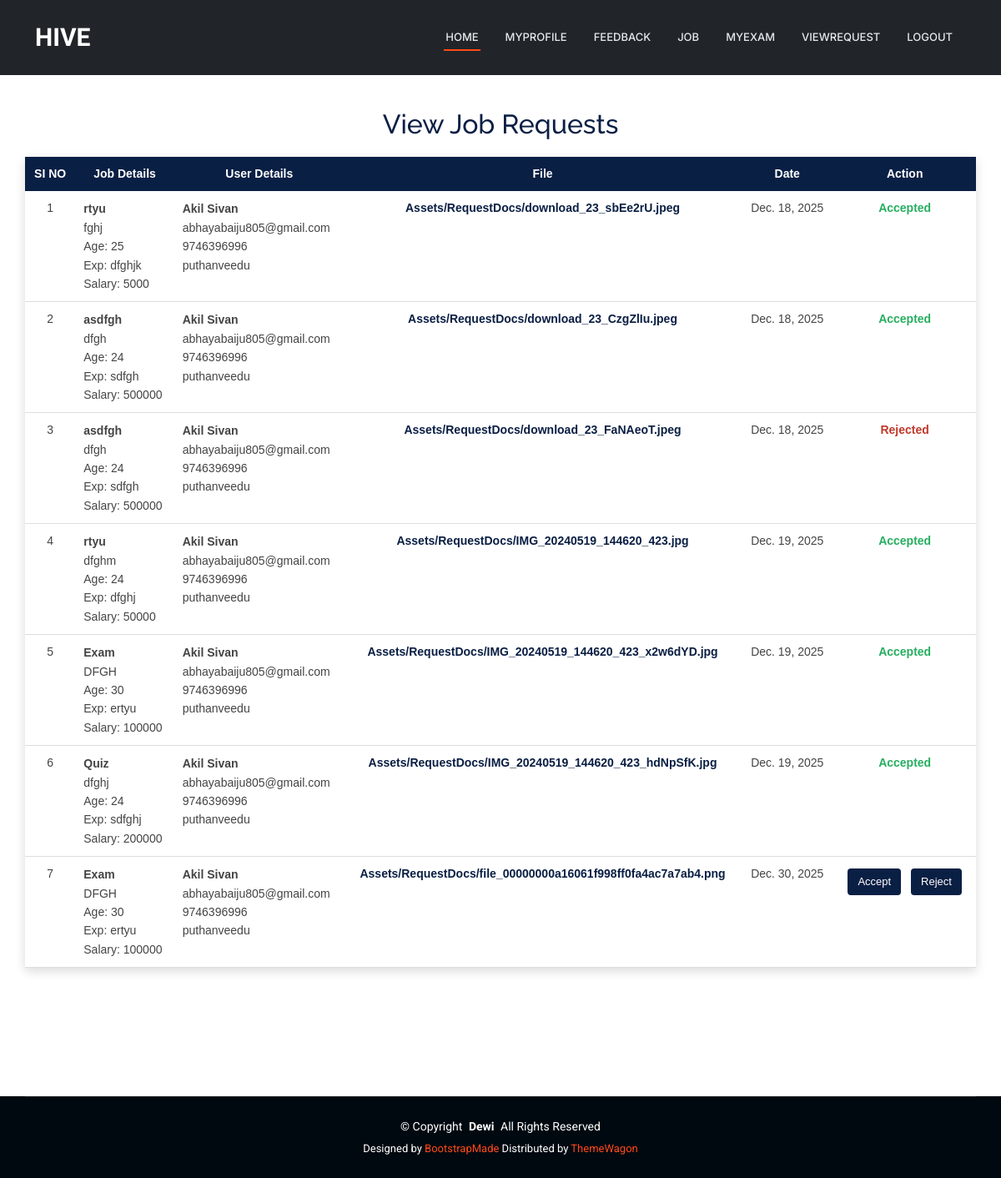
/JobProvider/ViewRequest/ (signed in), run on an earlier commit of the app's database.
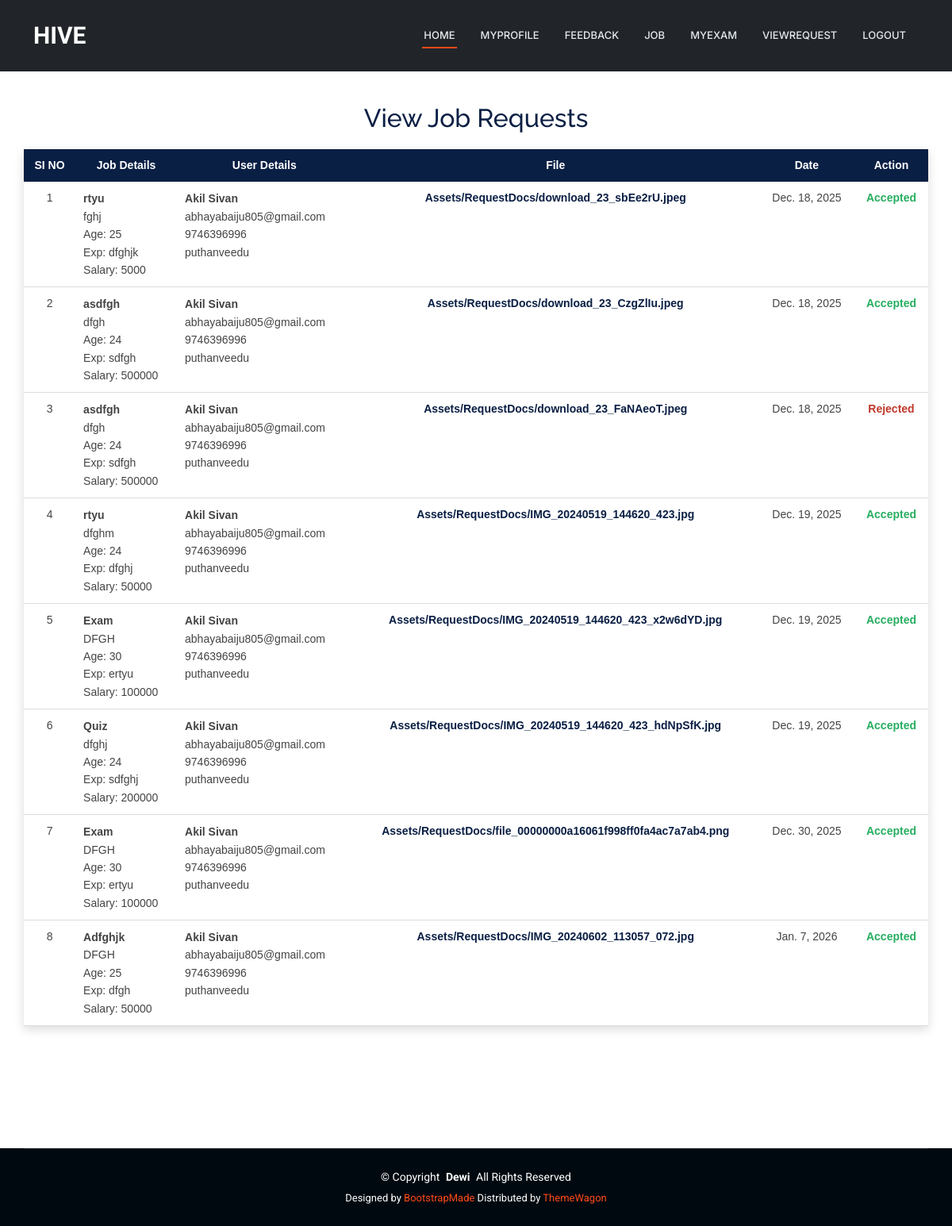
And on a later commit of the database.
### User/models.py (models this page shows)
class tbl_request(models.Model):
    request_date=models.DateField(auto_now_add=True)
    request_status=models.IntegerField(default=0)
    request_file=models.FileField(upload_to="Assets/RequestDocs/")
    job_id=models.ForeignKey(tbl_job,on_delete=models.CASCADE)
    user_id=models.ForeignKey(tbl_user,on_delete=models.CASCADE)

### JobProvider/models.py (models this page shows)
class tbl_job(models.Model):
    job_title=models.CharField(max_length=50)
    job_content=models.CharField(max_length=50)
    job_requriedage=models.CharField(max_length=50)
    job_experience=models.CharField(max_length=50)
    job_salary=models.CharField(max_length=50)
    job_lastdate=models.DateField()
    job_date=models.DateField(auto_now_add=True)
    job_status=models.IntegerField(default=0)
    jobprovider_id=models.ForeignKey(tbl_jobprovider,on_delete=models.CASCADE)
    jobcategory_id=models.ForeignKey(tbl_jobcategory,on_delete=models.CASCADE)
    jobtype_id=models.ForeignKey(tbl_jobtype,on_delete=models.CASCADE)

### Guest/models.py (models this page shows)
class tbl_user(models.Model):
    user_name = models.CharField(max_length=50)
    user_email = models.CharField(max_length=50)
    user_contact = models.CharField(max_length=50)
    user_address = models.CharField(max_length=100)
    user_gender = models.CharField(max_length=50)
    user_dob = models.DateField()
    user_password = models.CharField(max_length=50)
    user_photo = models.FileField(upload_to="Assets/UserDocs/")
    place = models.ForeignKey(tbl_place,on_delete=models.CASCADE)

### JobProvider/views.py (the view)
# urls.py: path('ViewRequest/',views.ViewRequest,name="ViewRequest"),
def ViewRequest(request):
    viewrequestdata=tbl_request.objects.filter(user_id=request.session['uid'])
    return render(request,"JobProvider/ViewRequest.html",{"viewrequestdata":viewrequestdata})

### JobProvider/Templates/JobProvider/ViewRequest.html (shortened to what this page needs)
{% extends 'JobProvider/Header.html' %}
{% block content %}
<head>
</head>
<div class="jp-request-wrapper">
    <h2 class="jp-request-title">View Job Requests</h2>
    <table class="jp-request-table">
        <thead>
            <tr>
                <th>SI NO</th>
                <th>Job Details</th>
                <th>User Details</th>
                <th>File</th>
                <th>Date</th>
                <th>Action</th>
            </tr>
        </thead>
        <tbody>
            {% for i in viewrequestdata %}
            <tr>
                <td align="center">{{ forloop.counter }}</td>
                <td class="jp-request-job">
                    <strong>{{ i.job_id.job_title }}</strong><br>
                    {{ i.job_id.job_content }}<br>
                    Age: {{ i.job_id.job_requriedage }}<br>
                    Exp: {{ i.job_id.job_experience }}<br>
                    Salary: {{ i.job_id.job_salary }}
                </td>
                <td class="jp-request-user">
                    <strong>{{ i.user_id.user_name }}</strong><br>
                    {{ i.user_id.user_email }}<br>
                    {{ i.user_id.user_contact }}<br>
                    {{ i.user_id.user_address }}
                </td>
                <td class="jp-request-file">
                    {{ i.request_file }}
                </td>
                <td align="center">
                    {{ i.request_date }}
                </td>
                <td class="jp-request-actions" align="center">
                    {% if i.request_status == 0 %}
                        <a href="{% url 'JobProvider:Accept' i.id %}">Accept</a>
                        <a href="{% url 'JobProvider:Reject' i.id %}">Reject</a>
                    {% elif i.request_status == 1 %}
                        <span class="jp-status-accepted">Accepted</span>
                    {% elif i.request_status == 2 %}
                        <span class="jp-status-rejected">Rejected</span>
                    {% endif %}
                </td>
            </tr>
            {% endfor %}
        </tbody>
    </table>
</div>
{% endblock %}

What changed in the data, as far as the page shows it:
changed tbl_request "Assets/RequestDocs/file_00000000a16061f998ff0fa4ac7a7ab4.png": request_status "Accept Reject" → "Accepted"
added tbl_request: job_id.job_title "Adfghjk", job_id.job_content "DFGH", job_id.job_requriedage "25", job_id.job_experience "dfgh", job_id.job_salary "50000", user_id.user_name "Akil Sivan", user_id.user_email "abhayabaiju805@gmail.com", user_id.user_contact "9746396996", user_id.user_address "puthanveedu", request_file "Assets/RequestDocs/IMG_20240602_113057_072.jpg", request_date "Jan. 7, 2026", request_status "Accepted"
